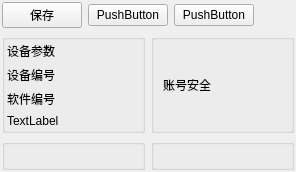
          <widget class="QWidget" name="page_3">
           <layout class="QVBoxLayout" name="verticalLayout_16">
            <property name="leftMargin">
             <number>2</number>
            </property>
            <property name="topMargin">
             <number>2</number>
            </property>
            <property name="rightMargin">
             <number>2</number>
            </property>
            <property name="bottomMargin">
             <number>2</number>
            </property>
            <item>
             <layout class="QHBoxLayout" name="horizontalLayout_23">
              <property name="topMargin">
               <number>0</number>
              </property>
              <item>
               <widget class="QPushButton" name="pushButton_22">
                <property name="text">
                 <string>保存</string>
                </property>
               </widget>
              </item>
              <item>
               <widget class="QPushButton" name="pushButton_24">
                <property name="text">
                 <string>PushButton</string>
                </property>
               </widget>
              </item>
              <item>
               <widget class="QPushButton" name="pushButton_23">
                <property name="text">
                 <string>PushButton</string>
                </property>
               </widget>
              </item>
              <item>
               <spacer name="horizontalSpacer_13">
                <property name="orientation">
                 <enum>Qt::Orientation::Horizontal</enum>
                </property>
                <property name="sizeHint" stdset="0">
                 <size>
                  <width>40</width>
                  <height>20</height>
                 </size>
                </property>
               </spacer>
              </item>
             </layout>
            </item>
            <item>
             <layout class="QHBoxLayout" name="horizontalLayout_21">
              <property name="topMargin">
               <number>0</number>
              </property>
              <item>
               <widget class="QGroupBox" name="groupBox_2">
                <property name="sizePolicy">
                 <sizepolicy hsizetype="Expanding" vsizetype="Expanding">
                  <horstretch>0</horstretch>
                  <verstretch>0</verstretch>
                 </sizepolicy>
                </property>
                <property name="title">
                 <string/>
                </property>
                <layout class="QVBoxLayout" name="verticalLayout_15">
                 <property name="leftMargin">
                  <number>2</number>
                 </property>
                 <property name="topMargin">
                  <number>2</number>
                 </property>
                 <property name="rightMargin">
                  <number>2</number>
                 </property>
                 <property name="bottomMargin">
                  <number>2</number>
                 </property>
                 <item>
                  <layout class="QHBoxLayout" name="horizontalLayout_20">
                   <item>
                    <widget class="QLabel" name="label_94">
                     <property name="text">
                      <string>设备参数</string>
                     </property>
                    </widget>
                   </item>
                  </layout>
                 </item>
                 <item>
                  <layout class="QFormLayout" name="formLayout">
                   <item row="0" column="0">
                    <widget class="QLabel" name="label_96">
                     <property name="text">
                      <string>设备编号</string>
                     </property>
                    </widget>
                   </item>
                   <item row="1" column="0">
                    <widget class="QLabel" name="label_97">
                     <property name="text">
                      <string>软件编号</string>
                     </property>
                    </widget>
                   </item>
                   <item row="2" column="0">
                    <widget class="QLabel" name="label_98">
                     <property name="text">
                      <string>TextLabel</string>
                     </property>
                    </widget>
                   </item>
                  </layout>
                 </item>
                </layout>
               </widget>
              </item>
              <item>
               <widget class="QGroupBox" name="groupBox_3">
                <property name="sizePolicy">
                 <sizepolicy hsizetype="Expanding" vsizetype="Expanding">
                  <horstretch>0</horstretch>
                  <verstretch>0</verstretch>
                 </sizepolicy>
                </property>
                <property name="title">
                 <string/>
                </property>
                <layout class="QVBoxLayout" name="verticalLayout_14">
                 <item>
                  <widget class="QLabel" name="label_95">
                   <property name="text">
                    <string>账号安全</string>
                   </property>
                  </widget>
                 </item>
                </layout>
               </widget>
              </item>
             </layout>
            </item>
            <item>
             <layout class="QHBoxLayout" name="horizontalLayout_22">
              <property name="topMargin">
               <number>0</number>
              </property>
              <item>
               <widget class="QGroupBox" name="groupBox_6">
                <property name="sizePolicy">
                 <sizepolicy hsizetype="Expanding" vsizetype="Expanding">
                  <horstretch>0</horstretch>
                  <verstretch>0</verstretch>
                 </sizepolicy>
                </property>
                <property name="title">
                 <string/>
                </property>
               </widget>
              </item>
              <item>
               <widget class="QGroupBox" name="groupBox_4">
                <property name="sizePolicy">
                 <sizepolicy hsizetype="Expanding" vsizetype="Expanding">
                  <horstretch>0</horstretch>
                  <verstretch>0</verstretch>
                 </sizepolicy>
                </property>
                <property name="title">
                 <string/>
                </property>
               </widget>
              </item>
             </layout>
            </item>
           </layout>
          </widget>
